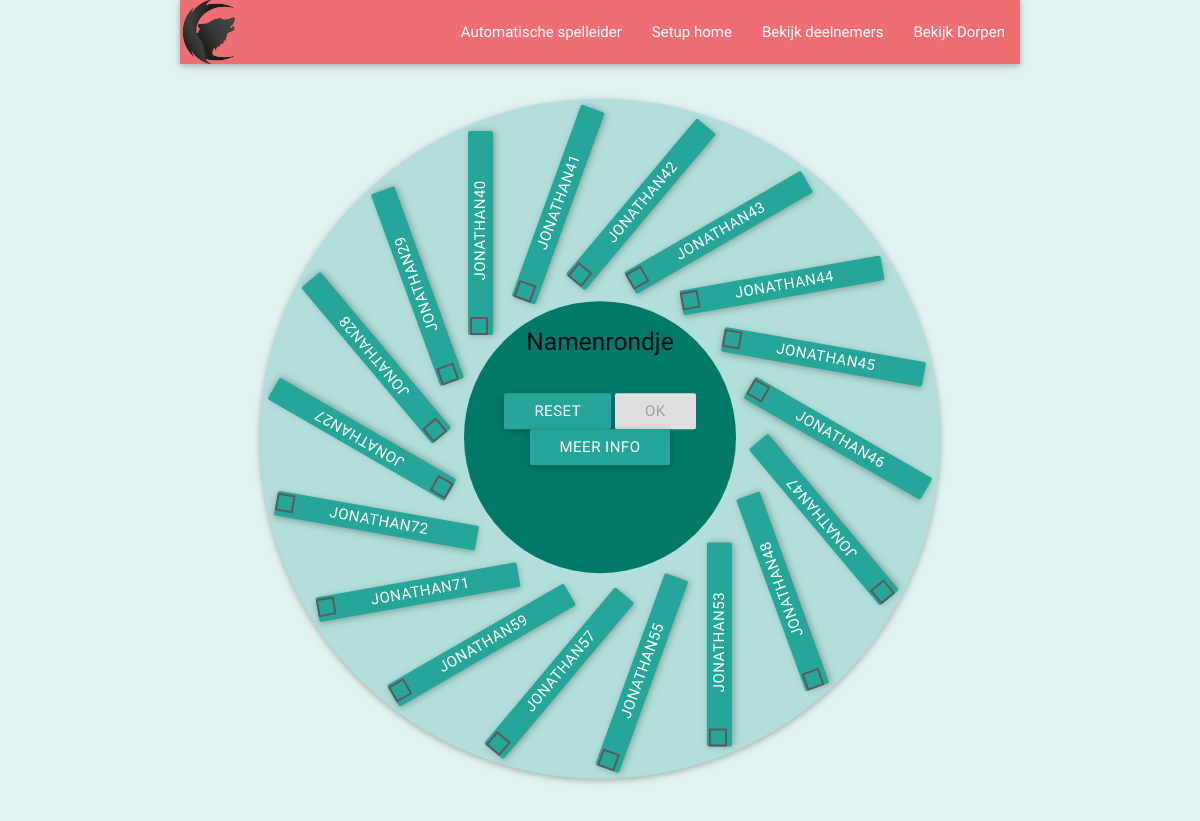
The app's page /village/Bloetebeke/spelleiderInterface/namenrondje/ (signed in) with its own data.
### Autospelleider/models.py (models this page shows, shortened)
@python_2_unicode_compatible
class Villager(models.Model):
    role = models.CharField(max_length=200, blank=True)
    familiars = models.ManyToManyField("self", blank=True, related_name='villager_familiars')
    village = models.ForeignKey(Village, on_delete=models.SET_NULL, blank=True, null=True)
    participant = models.OneToOneField(Participant, on_delete=models.CASCADE, null=True)
    alive = models.BooleanField(default=True)
    seat = models.PositiveIntegerField(blank=True, null=True)

@python_2_unicode_compatible
class Participant(models.Model):
    first_name = models.CharField(max_length=200)
    last_name = models.CharField(max_length=200)
    participant_ID = models.PositiveIntegerField(null=True)
    reservation_ID = models.PositiveIntegerField(null=True)
    group = models.ForeignKey(Group, on_delete=models.SET_NULL, blank=True, null=True,)
    main_subscriber = models.BooleanField(default=False)
    paid = models.BooleanField(default=False)
    present = models.BooleanField(default=False)

### Autospelleider/views.py (the view)
# urls.py: url(r'^village/(?P<village_name>.+?)/spelleiderInterface/(?P<auto_boodschap>.+?)/$', views.spelleider_interface_auto, name='spelleiderInterfaceAuto'),
@login_required(login_url='/admin/login/')
def spelleider_interface_auto(request, village_name, auto_boodschap, participant_ID=-1, nieuwe_inwoner_name=None, villager_name=None):
    import numpy as np
    villages_list = Village.objects.exclude(village_name=village_name)
    village2 = get_object_or_404(Village, village_name=village_name)
    villagers_amount = len(village2.villager_set.exclude(seat=None))
    if village2.timer:
        timerOnBool = village2.timer.stop_time - datetime.datetime.now() > datetime.timedelta(0)
        time_left = village2.timer.stop_time - datetime.datetime.now()
        start_rotation = -np.remainder(time_left.seconds*6 + 90,360)
        milliseconds_left = time_left.seconds*1000
        minutes_left = time_left.seconds/60
    else:
        timerOnBool = False
        time_left = 0
        start_rotation = 0
        milliseconds_left = 0
        minutes_left = 0
        start_rotation = -np.remainder(90,360)
    if not timerOnBool:
        time_left = 0
        start_rotation = 0
        milliseconds_left = 0
        minutes_left = 0
        start_rotation = -np.remainder(90,360)
    notifications = village2.notification_set.all()
    degrees = []
    if participant_ID != -1:
        participant = get_object_or_404(Participant, participant_ID=participant_ID)
        villager = participant.villager
    else:
        villager = False
    villagers_list = village2.villager_set.all()
    seat = True
    for villager in villagers_list:
        seat = seat and not villager.seat is None
    if seat:
        villagers_list = village2.villager_set.order_by('seat')
    else:
        villagers_list = village2.villager_set.exclude(seat=None)
    if auto_boodschap == 'namenrondje':
        villagers_list = village2.villager_set.all()
        villagers_amount = len(village2.villager_set.all())
    for x in range(0, villagers_amount):
        degrees.append(x * (360.0/villagers_amount))
    return render(request, 'Autospelleider/auto_boodschappen/' + auto_boodschap + '.html', {
        'village': village2,
        'villagers_list': villagers_list,
        'villages_list': villages_list,
        'degrees': degrees,
        'villager': villager,
        'nieuwe_inwoner_name': nieuwe_inwoner_name,
        'timerOnBool': timerOnBool,
        'time_left': time_left,
        'milliseconds_left': milliseconds_left,
        'minutes_left': minutes_left,
        'start_rotation': start_rotation,
        'neg_start_rotation': -start_rotation,
        'villagers_amount': villagers_amount,
        'notifications': notifications,
        'seat': seat,
        'villager_name': villager_name,
    })

### Autospelleider/templates/Autospelleider/auto_boodschappen/namenrondje.html (shortened to what this page needs)
{% extends "Autospelleider/auto_boodschappen/spelleider_interface_auto_m.html" %}
{% block startform %}
                            <form id="form1" action="{% url 'Autospelleider:orderSeats' village.village_name %}" method="POST">
{% endblock %}
{% block villager_action_buttons %}
                                {% for villager in villagers_list %}
                                    <div class="badge" id="badge{{ forloop.counter }}">
                                            <label id="buttonLabel{{ forloop.counter }}" for="button{{ forloop.counter }}" class="btn">
                                        {{ villager.participant.first_name }}
                                            </label>
                                    </div>
                                    {% endfor %}
{% endblock %}
{% block spelfase_kort %}Namenrondje{% endblock %}
{% block extra_buttons %}
                                <div id="reset" class="btn btn-warning btn-lg">Reset</div>
                                <input type="submit" id="continueButton" value="OK" class="disabled btn btn-lg btn-info"/>
{% endblock %}
{% block endform %}
                                </form>
{% endblock %}

### records on screen
Villager: participant.first_name "JONATHAN27"
Villager: participant.first_name "JONATHAN28"
Villager: participant.first_name "JONATHAN29"
Villager: participant.first_name "JONATHAN40"
Villager: participant.first_name "JONATHAN41"
Villager: participant.first_name "JONATHAN42"
Villager: participant.first_name "JONATHAN43"
Villager: participant.first_name "JONATHAN44"
Villager: participant.first_name "JONATHAN45"
Villager: participant.first_name "JONATHAN46"
Villager: participant.first_name "JONATHAN47"
Villager: participant.first_name "JONATHAN48"
Villager: participant.first_name "JONATHAN53"
Villager: participant.first_name "JONATHAN55"
Villager: participant.first_name "JONATHAN57"
Villager: participant.first_name "JONATHAN59"
Villager: participant.first_name "JONATHAN71"
Villager: participant.first_name "JONATHAN72"
